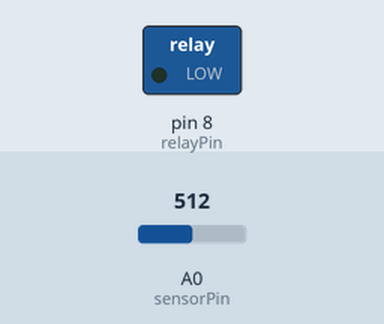
Simulated run of this sketch. Board: Arduino Uno, built with avr-gcc and run on an emulated ATmega328P. Shown: switched loads named in the sketch (green lamp = pin HIGH). The inputs (shaded band) are chosen by the test bench; at power-on: A0 (sensorPin) = 512.

Above: at 1.8 s.
1.9 s: A0 (sensorPin) set to 474
At 2.9 s:
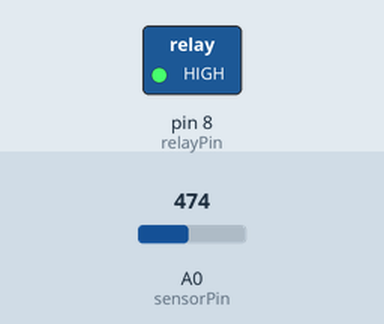
3.5 s: A0 (sensorPin) set to 511
At 4.5 s:
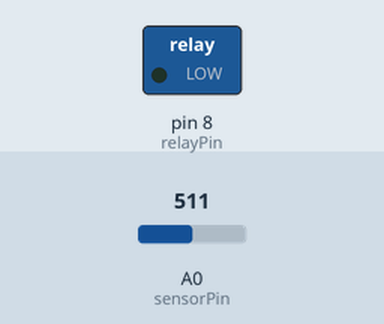
5.5 s: A0 (sensorPin) set to 306
At 7.2 s:
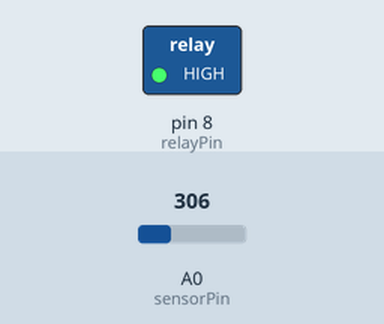
Timing chart, 0 to 8.7 s (numbered marks = the images above; inputs shaded):
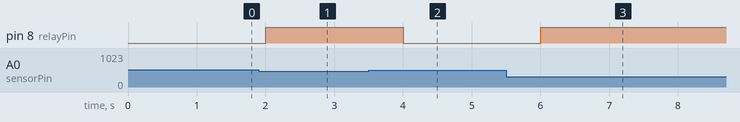

The sketch:

overvoltage_protection.ino
```cpp
int sensorPin = A0;
int relayPin = 8;
float voltage;
float threshold = 240.0;

void setup() {
  pinMode(relayPin, OUTPUT);
  digitalWrite(relayPin, HIGH);
  Serial.begin(9600);
}

void loop() {
  int sensorValue = analogRead(sensorPin);
  voltage = sensorValue * (5.0 / 1023.0) * 100;

  if (voltage > threshold) {
    digitalWrite(relayPin, LOW);
  } else {
    digitalWrite(relayPin, HIGH);
  }
  delay(1000);
}
```

Measured:
- the behaviour switches between 492 and 491 on A0 (sensorPin) (found by bisection; images 0 and 1)
- after the input at 1.9 s, pin 8 (relayPin): LOW → HIGH after 0.10 s
- after the input at 3.5 s, pin 8 (relayPin): HIGH → LOW after 0.50 s
- after the input at 5.5 s, pin 8 (relayPin): LOW → HIGH after 0.50 s
